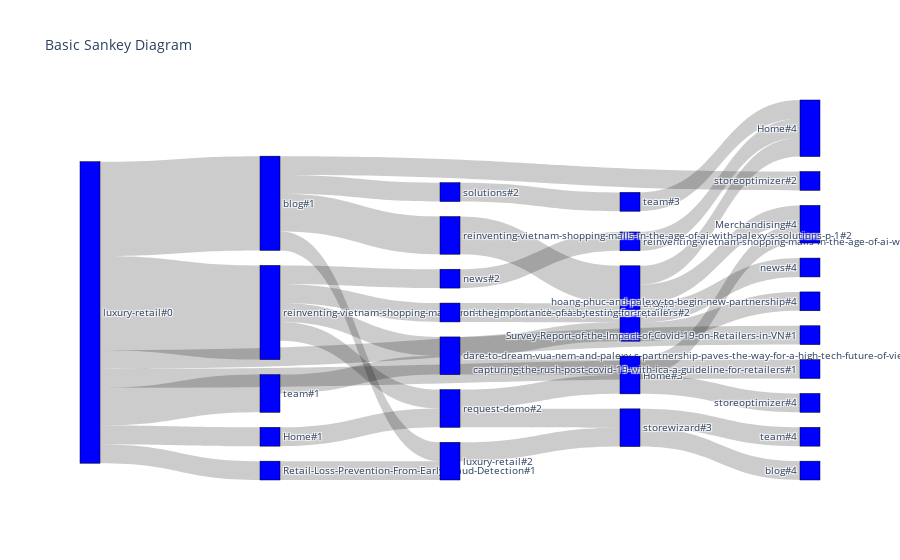

The cell this chart's notebook holds for it:
### Code cell
import csv
import os
import journey_aggregation as ja
import plotly.graph_objects as go

source, target, value, label = ja.journey_aggregate('./logs-15-06-2020_18-07-2020.csv', 'luxury-retail', 5, 'cuid')

fig = go.Figure(data=[go.Sankey(
    node = dict(
      pad = 15,
      thickness = 20,
      line = dict(color = "black", width = 0.5),
      label = label,
      color = "blue"
    ),
    link = dict(
      source = source, # indices correspond to labels, eg A1, A2, A2, B1, ...
      target = target,
      value = value
  ))])

fig.update_layout(title_text="Basic Sankey Diagram", font_size=10)
fig.show()

### Figure 1 — Plotly figure (JSON) as saved in the notebook; plotly's stock layout.template omitted (floating-point values rounded to 4 significant figures)
{"data": [{"link": {"source": [0, 2, 0, 2, 6, 8, 10, 11, 13, 15, 5, 18, 2, 19, 21, 2, 18, 8, 20, 14, 18, 0, 19, 8, 8, 15, 22, 10, 0, 8, 8, 8, 12, 18, 24, 6, 17], "target": [1, 3, 4, 5, 7, 9, 0, 12, 14, 16, 17, 19, 20, 6, 10, 12, 10, 11, 0, 1, 22, 23, 15, 21, 24, 25, 0, 15, 16, 18, 26, 2, 6, 13, 19, 27, 1], "value": [1, 1, 1, 1, 1, 1, 1, 1, 1, 1, 1, 1, 2, 1, 1, 1, 1, 1, 2, 1, 1, 1, 1, 2, 1, 1, 1, 1, 1, 5, 1, 5, 1, 1, 1, 1, 1]}, "node": {"color": "blue", "label": ["blog#3", "Home#4", "blog#1", "storeoptimizer#2", "news#4", "solutions#2", "storewizard#3", "team#4", "luxury-retail#0", "Survey-Report-of-the-Impact-of-Covid-19-on-Retailers-in-VN#1", "dare-to-dream-vua-nem-and-palexy-s-partnership-paves-the-way-for-a-high-tech-future-of-vietnam#2", "Retail-Loss-Prevention-From-Early-Fraud-Detection#1", "luxury-retail#2", "news#2", "reinventing-vietnam-shopping-malls-in-the-age-of-ai-with-palexy-s-solutions-p-1#3", "Home#3", "Merchandising#4", "team#3", "reinventing-vietnam-shopping-malls-in-the-age-of-ai-with-palexy-s-solutions-p-1#1", "request-demo#2", "reinventing-vietnam-shopping-malls-in-the-age-of-ai-with-palexy-s-solutions-p-1#2", "team#1", "on-the-importance-of-a-b-testing-for-retailers#2", "hoang-phuc-and-palexy-to-begin-new-partnership#4", "Home#1", "storeoptimizer#4", "capturing-the-rush-post-covid-19-with-ica-a-guideline-for-retailers#1", "blog#4"], "line": {"color": "black", "width": 0.5}, "pad": 15, "thickness": 20}, "type": "sankey"}], "layout": {"font": {"size": 10}, "title": {"text": "Basic Sankey Diagram"}}}
